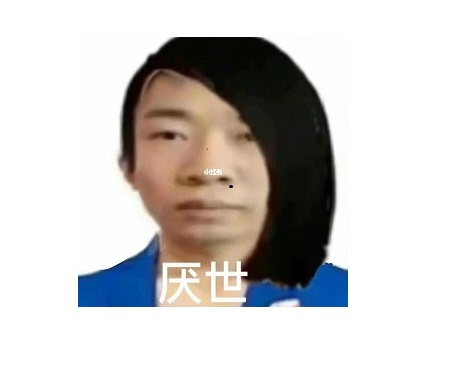
#> input picture yangdi.png, 456 x 383 px
$ python '06图像缩放.py'
#> lines starting #> are read from the running program, lines starting #| are printed output that depends on the picture
from PIL import Image

img = Image.open('yangdi.png')
#> img is the input picture: PIL image 456x383 RGB; mean R, G, B 205.1, 202.4, 200.9
image = img.resize((100, 100))
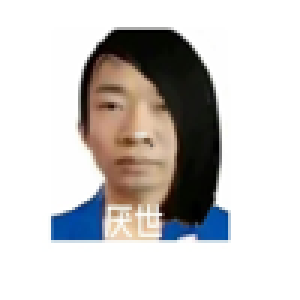
#> image: PIL image 100x100 RGB (shown 3 times larger); mean R, G, B 205, 202.3, 200.8
image.show()

$ run again, with jige.jpg saved as yangdi.png
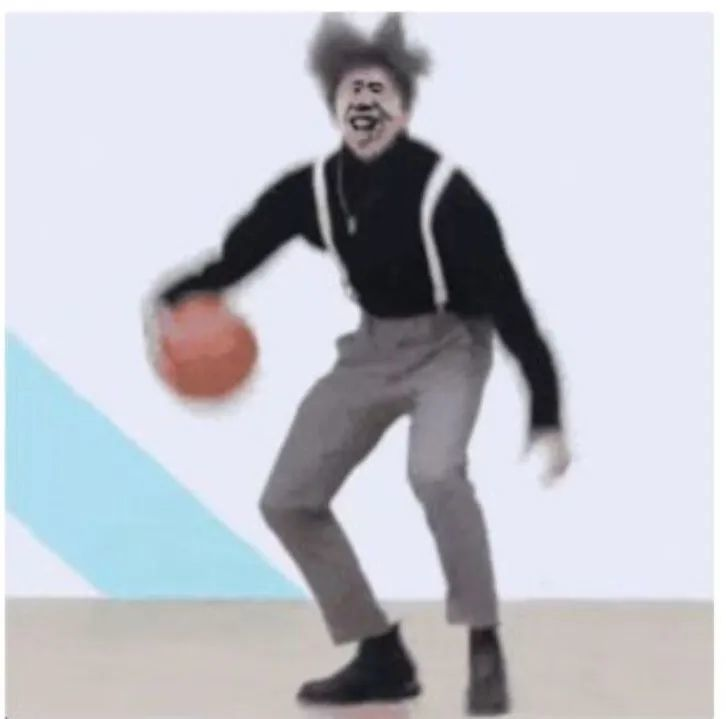
#> input picture jige.jpg, 726 x 719 px
#> img is the input picture: PIL image 726x719 RGB; mean R, G, B 191.7, 193.5, 201.7
#> `image = img.resize((100, 100))`:
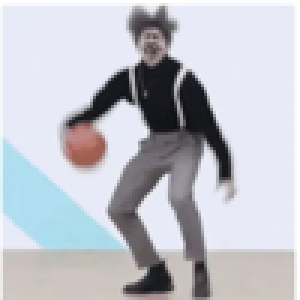
#> image: PIL image 100x100 RGB (shown 3 times larger); mean R, G, B 191.7, 193.5, 201.6
